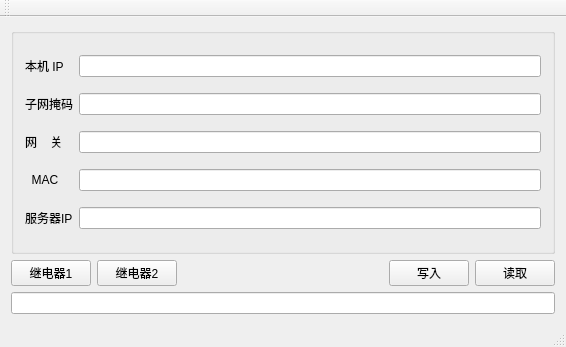
<?xml version="1.0" encoding="UTF-8"?>
<ui version="4.0">
 <class>MainWindow</class>
 <widget class="QMainWindow" name="MainWindow">
  <property name="geometry">
   <rect>
    <x>0</x>
    <y>0</y>
    <width>566</width>
    <height>347</height>
   </rect>
  </property>
  <property name="cursor">
   <cursorShape>ArrowCursor</cursorShape>
  </property>
  <property name="windowTitle">
   <string>IP配置工具</string>
  </property>
  <property name="iconSize">
   <size>
    <width>24</width>
    <height>24</height>
   </size>
  </property>
  <widget class="QWidget" name="centralWidget">
   <layout class="QVBoxLayout" name="verticalLayout_2" stretch="1,0,0">
    <item>
     <widget class="QGroupBox" name="groupBox">
      <property name="title">
       <string/>
      </property>
      <property name="alignment">
       <set>Qt::AlignLeading|Qt::AlignLeft|Qt::AlignVCenter</set>
      </property>
      <layout class="QGridLayout" name="gridLayout" columnstretch="0,0,0" columnminimumwidth="0,0,0">
       <item row="2" column="2">
        <widget class="QLineEdit" name="lineEdit_mask"/>
       </item>
       <item row="2" column="0">
        <widget class="QLabel" name="label_2">
         <property name="text">
          <string>子网掩码</string>
         </property>
        </widget>
       </item>
       <item row="4" column="0">
        <widget class="QLabel" name="label_3">
         <property name="text">
          <string>网    关</string>
         </property>
        </widget>
       </item>
       <item row="4" column="2">
        <widget class="QLineEdit" name="lineEdit_gateway"/>
       </item>
       <item row="8" column="0">
        <widget class="QLabel" name="label_4">
         <property name="text">
          <string>服务器IP</string>
         </property>
        </widget>
       </item>
       <item row="6" column="0">
        <widget class="QLabel" name="label_5">
         <property name="text">
          <string>  MAC</string>
         </property>
        </widget>
       </item>
       <item row="0" column="0">
        <widget class="QLabel" name="label">
         <property name="baseSize">
          <size>
           <width>0</width>
           <height>2</height>
          </size>
         </property>
         <property name="lineWidth">
          <number>2</number>
         </property>
         <property name="text">
          <string>本机 IP</string>
         </property>
        </widget>
       </item>
       <item row="6" column="2">
        <widget class="QLineEdit" name="lineEdit_mac">
         <property name="readOnly">
          <bool>false</bool>
         </property>
        </widget>
       </item>
       <item row="8" column="2">
        <widget class="QLineEdit" name="lineEdit_route_ip"/>
       </item>
       <item row="0" column="2">
        <widget class="QLineEdit" name="lineEdit_host_ip"/>
       </item>
      </layout>
     </widget>
    </item>
    <item>
     <layout class="QHBoxLayout" name="horizontalLayout">
      <item>
       <widget class="QPushButton" name="pushButton_raly1">
        <property name="text">
         <string>继电器1</string>
        </property>
       </widget>
      </item>
      <item>
       <widget class="QPushButton" name="pushButton_raly2">
        <property name="text">
         <string>继电器2</string>
        </property>
       </widget>
      </item>
      <item>
       <spacer name="horizontalSpacer_2">
        <property name="orientation">
         <enum>Qt::Horizontal</enum>
        </property>
        <property name="sizeHint" stdset="0">
         <size>
          <width>40</width>
          <height>20</height>
         </size>
        </property>
       </spacer>
      </item>
      <item>
       <widget class="QPushButton" name="pushButton_1">
        <property name="text">
         <string>写入</string>
        </property>
       </widget>
      </item>
      <item>
       <widget class="QPushButton" name="pushButton_2">
        <property name="cursor">
         <cursorShape>ArrowCursor</cursorShape>
        </property>
        <property name="text">
         <string>读取</string>
        </property>
        <property name="iconSize">
         <size>
          <width>16</width>
          <height>16</height>
         </size>
        </property>
       </widget>
      </item>
     </layout>
    </item>
    <item>
     <widget class="QLineEdit" name="lineEdit_test"/>
    </item>
   </layout>
  </widget>
  <widget class="QMenuBar" name="menuBar">
   <property name="geometry">
    <rect>
     <x>0</x>
     <y>0</y>
     <width>566</width>
     <height>23</height>
    </rect>
   </property>
  </widget>
  <widget class="QToolBar" name="mainToolBar">
   <attribute name="toolBarArea">
    <enum>TopToolBarArea</enum>
   </attribute>
   <attribute name="toolBarBreak">
    <bool>false</bool>
   </attribute>
  </widget>
  <widget class="QStatusBar" name="statusBar"/>
 </widget>
 <layoutdefault spacing="6" margin="11"/>
 <resources/>
 <connections/>
</ui>
